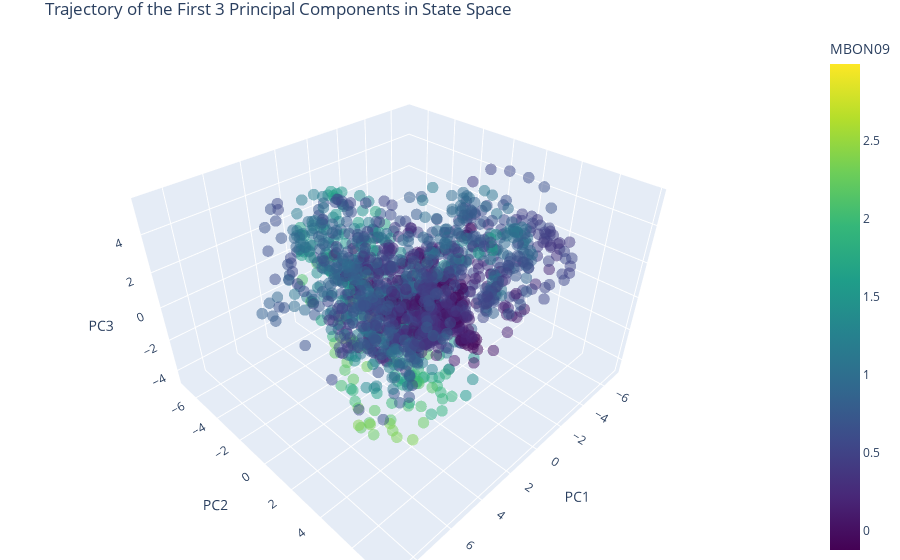

Notebook cell for this chart:
### Code cell
# Extract the first three PCs
pc1 = transformed_data[:, 0]
pc2 = transformed_data[:, 1]
pc3 = transformed_data[:, 2]

# Time steps for coloring
#MBON09 = np.array(param_df.baseline)

# Create the figure
fig = go.Figure(data=[go.Scatter3d(
    x=pc1,
    y=pc2,
    z=pc3,
    mode='markers',
    marker=dict(
        size=4,
        color=mean_MBON09,  # Set color to time steps
        colorscale='Viridis',  # Choose a color scale
        colorbar=dict(title='MBON09'),
        opacity=0.5
    )
)])

'''for idx in big_drop_indices:
    fig.add_trace(go.Scatter3d(x=pc1[idx:idx+2], y=pc2[idx:idx+2], z=pc3[idx:idx+2],
                               mode='lines',
                               line=dict(color='red', width=2)))

for idx in big_increase_indices:
    fig.add_trace(go.Scatter3d(x=pc1[idx:idx+2], y=pc2[idx:idx+2], z=pc3[idx:idx+2],
                               mode='lines',
                               line=dict(color='black', width=2)))'''    
# Set the layout of the figure
fig.update_layout(
    title='Trajectory of the First 3 Principal Components in State Space',
    scene=dict(
        xaxis_title='PC1',
        yaxis_title='PC2',
        zaxis_title='PC3'
    ),
    margin=dict(l=0, r=0, b=0, t=30)
)

# Show the figure
fig.show()

### Figure 1 — Plotly figure (JSON) as saved in the notebook; plotly's stock layout.template omitted (floating-point values rounded to 4 significant figures; data arrays with more than 128 entries replaced by an {"elided": "..."} marker saying what was removed)
{"data": [{"marker": {"color": {"elided": "1747 float values"}, "colorbar": {"title": {"text": "MBON09"}}, "colorscale": [[0, "#440154"], [0.1111, "#482878"], [0.2222, "#3e4989"], [0.3333, "#31688e"], [0.4444, "#26828e"], [0.5556, "#1f9e89"], [0.6667, "#35b779"], [0.7778, "#6ece58"], [0.8889, "#b5de2b"], [1, "#fde725"]], "opacity": 0.5, "size": 4}, "mode": "markers", "type": "scatter3d", "x": {"elided": "1747 float values"}, "y": {"elided": "1747 float values"}, "z": {"elided": "1747 float values"}}], "layout": {"margin": {"b": 0, "l": 0, "r": 0, "t": 30}, "scene": {"xaxis": {"title": {"text": "PC1"}}, "yaxis": {"title": {"text": "PC2"}}, "zaxis": {"title": {"text": "PC3"}}}, "title": {"text": "Trajectory of the First 3 Principal Components in State Space"}}}
